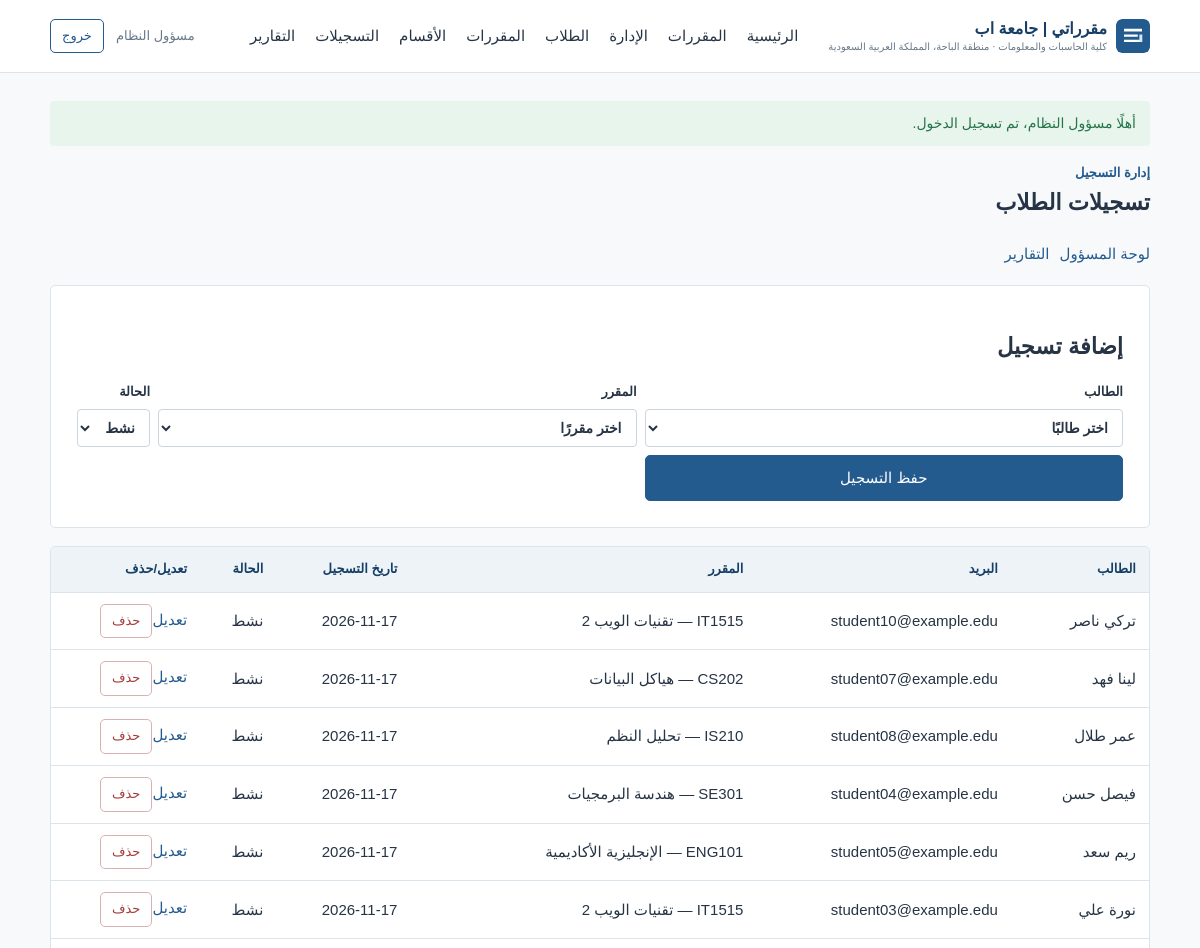
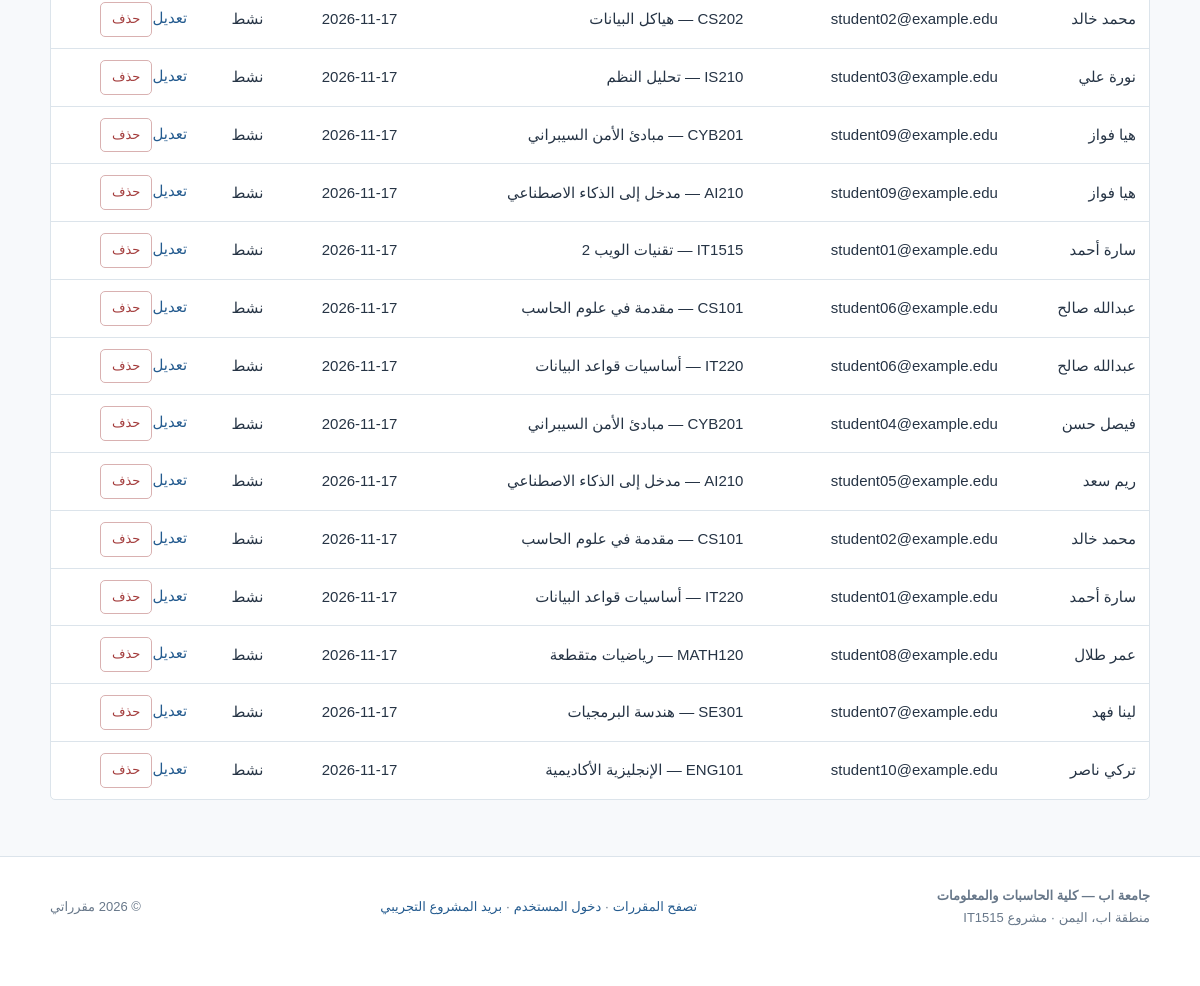
/public/admin/enrollments.php (signed in), run on the app's committed database (2 pictures, top to bottom).
### tables this page shows
CREATE TABLE IF NOT EXISTS enrollments (
    enrollment_id INT UNSIGNED AUTO_INCREMENT PRIMARY KEY,
    user_id INT UNSIGNED NOT NULL,
    course_id INT UNSIGNED NOT NULL,
    enrollment_date TIMESTAMP NOT NULL DEFAULT CURRENT_TIMESTAMP,
    status ENUM('active', 'cancelled') NOT NULL DEFAULT 'active',
    CONSTRAINT uq_student_course UNIQUE (user_id, course_id),
    CONSTRAINT fk_enrollments_user FOREIGN KEY (user_id)
        REFERENCES users(user_id) ON UPDATE CASCADE ON DELETE CASCADE,
    CONSTRAINT fk_enrollments_course FOREIGN KEY (course_id)
        REFERENCES courses(course_id) ON UPDATE CASCADE ON DELETE CASCADE
);

CREATE TABLE IF NOT EXISTS users (
    user_id INT UNSIGNED AUTO_INCREMENT PRIMARY KEY,
    full_name VARCHAR(120) NOT NULL,
    email VARCHAR(190) NOT NULL UNIQUE,
    password_hash VARCHAR(255) NOT NULL,
    role ENUM('student', 'admin') NOT NULL DEFAULT 'student',
    created_at TIMESTAMP NOT NULL DEFAULT CURRENT_TIMESTAMP
);

CREATE TABLE IF NOT EXISTS courses (
    course_id INT UNSIGNED AUTO_INCREMENT PRIMARY KEY,
    course_code VARCHAR(20) NOT NULL UNIQUE,
    course_name VARCHAR(160) NOT NULL,
    description TEXT NOT NULL,
    credit_hours TINYINT UNSIGNED NOT NULL DEFAULT 3,
    department_id INT UNSIGNED NOT NULL,
    created_at TIMESTAMP NOT NULL DEFAULT CURRENT_TIMESTAMP,
    CONSTRAINT fk_courses_department FOREIGN KEY (department_id)
        REFERENCES departments(department_id) ON UPDATE CASCADE ON DELETE RESTRICT
);

### includes/bootstrap.php (called while the page is built, shortened)
<?php
function h(mixed $value): string
{
    return htmlspecialchars((string) $value, ENT_QUOTES | ENT_SUBSTITUTE, 'UTF-8');
}
function page_header(string $title): void
{
    require __DIR__ . '/header.php';
}
function page_footer(): void
{
    require __DIR__ . '/footer.php';
}

### public/admin/enrollments.php (the view, shortened to what this page needs)
<?php
$pdo = db();
$editId = filter_input(INPUT_GET, 'edit', FILTER_VALIDATE_INT) ?: 0;
$form = ['user_id' => '', 'course_id' => '', 'status' => 'active'];
$rows = $pdo->query('SELECT e.enrollment_id, e.enrollment_date, e.status, u.full_name, u.email, c.course_code, c.course_name FROM enrollments e INNER JOIN users u ON u.user_id = e.user_id INNER JOIN courses c ON c.course_id = e.course_id ORDER BY e.enrollment_date DESC')->fetchAll();
?>
<section class="page-heading"><p class="eyebrow">إدارة التسجيل</p><h1>تسجيلات الطلاب</h1></section><nav class="admin-links"><a href="/admin/index.php">لوحة المسؤول</a><a href="/admin/reports.php">التقارير</a></nav>
<div class="form-card" style="margin:0 0 18px;width:100%"><h2><?= $editId ? 'تعديل تسجيل' : 'إضافة تسجيل' ?></h2><form method="post" class="inline-edit"><label>الطالب<select name="user_id" required><option value="">اختر طالبًا</option></select></label><label>المقرر<select name="course_id" required><option value="">اختر مقررًا</option></select></label><label>الحالة<select name="status"><option value="active" <?= $form['status'] === 'active' ? 'selected' : '' ?>>نشط</option></select></label><button class="button" name="action" value="save" type="submit">حفظ التسجيل</button></form></div>
<div class="table-wrap"><table><thead><tr><th>الطالب</th><th>البريد</th><th>المقرر</th><th>تاريخ التسجيل</th><th>الحالة</th><th>تعديل/حذف</th></tr></thead><tbody><?php foreach ($rows as $row): ?><tr><td><?= h($row['full_name']) ?></td><td><?= h($row['email']) ?></td><td><?= h($row['course_code']) ?> — <?= h($row['course_name']) ?></td><td><?= h(date('Y-m-d', strtotime($row['enrollment_date']))) ?></td><td><?= $row['status'] === 'active' ? 'نشط' : 'ملغى' ?></td><td><a href="/admin/enrollments.php?edit=<?= (int) $row['enrollment_id'] ?>">تعديل</a><form method="post" class="inline-form" onsubmit="return confirm('حذف التسجيل؟')"><input type="hidden" name="csrf_token" value="<?= h(csrf_token()) ?>"><input type="hidden" name="enrollment_id" value="<?= (int) $row['enrollment_id'] ?>"><button class="button button-danger button-small" name="action" value="delete" type="submit">حذف</button></form></td></tr><?php endforeach; ?></tbody></table></div>

### public/assets/style.css (style rules this page uses)
* { box-sizing: border-box; }
:root { --blue: #245b8f; --blue-dark: #173f65; --blue-pale: #eaf2f8; --ink: #263445; --muted: #68788a; --line: #dce4eb; --bg: #f7f9fb; --white: #fff; --danger: #a33b3b; --success: #267449; }
html { background: var(--bg); }
body { margin: 0; color: var(--ink); font-family: Tahoma, Arial, sans-serif; font-size: 15px; line-height: 1.75; }
a { color: var(--blue); text-decoration: none; }
.inline-form { display: inline; }
.button { display: inline-block; border: 1px solid var(--blue); border-radius: 5px; background: var(--blue); color: white; padding: 9px 17px; font: inherit; cursor: pointer; text-align: center; }
.button-small { padding: 5px 11px; font-size: 13px; }
.button-danger { background: white; color: var(--danger); border-color: #d9b1b1; }
.eyebrow { color: var(--blue); font-size: 13px; font-weight: 700; margin: 0 0 3px; }
h1, h2, h3 { color: var(--ink); line-height: 1.4; }
.section-heading h2, .page-heading h1 { margin: 0; }
.course-card, .detail-card, .form-card, .admin-card { background: white; border: 1px solid var(--line); border-radius: 5px; padding: 19px; }
.page-heading { margin-bottom: 22px; }
label { display: block; font-size: 13px; font-weight: 700; }
input, select, textarea { display: block; width: 100%; margin-top: 5px; padding: 9px 10px; border: 1px solid #cbd5de; border-radius: 4px; color: var(--ink); background: white; font: inherit; font-size: 14px; }
.table-wrap { overflow-x: auto; border: 1px solid var(--line); border-radius: 5px; background: white; }
table { width: 100%; border-collapse: collapse; text-align: right; }
th, td { padding: 11px 13px; border-bottom: 1px solid var(--line); vertical-align: middle; }
th { background: #edf3f7; color: var(--blue-dark); font-size: 13px; }
tr:last-child td { border-bottom: 0; }
.form-card { width: min(480px, 100%); margin: 10px auto; padding: 26px; }
.admin-links { display: flex; flex-wrap: wrap; gap: 10px; margin-bottom: 18px; }
.inline-edit { display: grid; grid-template-columns: 1fr 1fr auto; gap: 8px; align-items: end; }

### data on the page
enrollments: user.full_name "تركي ناصر", user.email "student10@example.edu", course.course_code "IT1515", course.course_name "تقنيات الويب 2", enrollment_date "2026-11-17", status "نشط"
enrollments: user.full_name "لينا فهد", user.email "student07@example.edu", course.course_code "CS202", course.course_name "هياكل البيانات", enrollment_date "2026-11-17", status "نشط"
enrollments: user.full_name "عمر طلال", user.email "student08@example.edu", course.course_name "تحليل النظم", enrollment_date "2026-11-17", status "نشط"
enrollments: user.full_name "فيصل حسن", user.email "student04@example.edu", course.course_code "SE301", course.course_name "هندسة البرمجيات", enrollment_date "2026-11-17", status "نشط"
enrollments: user.full_name "ريم سعد", user.email "student05@example.edu", course.course_code "ENG101", course.course_name "الإنجليزية الأكاديمية", enrollment_date "2026-11-17", status "نشط"
enrollments: user.full_name "نورة علي", user.email "student03@example.edu", course.course_code "IT1515", course.course_name "تقنيات الويب 2", enrollment_date "2026-11-17", status "نشط"
enrollments: user.full_name "محمد خالد", user.email "student02@example.edu", course.course_code "CS202", course.course_name "هياكل البيانات", enrollment_date "2026-11-17", status "نشط"
enrollments: user.full_name "نورة علي", user.email "student03@example.edu", course.course_name "تحليل النظم", enrollment_date "2026-11-17", status "نشط"
enrollments: user.full_name "هيا فواز", user.email "student09@example.edu", course.course_code "CYB201", course.course_name "مبادئ الأمن السيبراني", enrollment_date "2026-11-17", status "نشط"
enrollments: user.full_name "هيا فواز", user.email "student09@example.edu", course.course_code "AI210", course.course_name "مدخل إلى الذكاء الاصطناعي", enrollment_date "2026-11-17", status "نشط"
enrollments: user.full_name "سارة أحمد", user.email "student01@example.edu", course.course_code "IT1515", course.course_name "تقنيات الويب 2", enrollment_date "2026-11-17", status "نشط"
enrollments: user.full_name "عبدالله صالح", user.email "student06@example.edu", course.course_code "CS101", course.course_name "مقدمة في علوم الحاسب", enrollment_date "2026-11-17", status "نشط"
enrollments: user.full_name "عبدالله صالح", user.email "student06@example.edu", course.course_code "IT220", course.course_name "أساسيات قواعد البيانات", enrollment_date "2026-11-17", status "نشط"
enrollments: user.full_name "فيصل حسن", user.email "student04@example.edu", course.course_code "CYB201", course.course_name "مبادئ الأمن السيبراني", enrollment_date "2026-11-17", status "نشط"
enrollments: user.full_name "ريم سعد", user.email "student05@example.edu", course.course_code "AI210", course.course_name "مدخل إلى الذكاء الاصطناعي", enrollment_date "2026-11-17", status "نشط"
enrollments: user.full_name "محمد خالد", user.email "student02@example.edu", course.course_code "CS101", course.course_name "مقدمة في علوم الحاسب", enrollment_date "2026-11-17", status "نشط"
enrollments: user.full_name "سارة أحمد", user.email "student01@example.edu", course.course_code "IT220", course.course_name "أساسيات قواعد البيانات", enrollment_date "2026-11-17", status "نشط"
enrollments: user.full_name "عمر طلال", user.email "student08@example.edu", course.course_code "MATH120", course.course_name "رياضيات متقطعة", enrollment_date "2026-11-17", status "نشط"
enrollments: user.full_name "لينا فهد", user.email "student07@example.edu", course.course_code "SE301", course.course_name "هندسة البرمجيات", enrollment_date "2026-11-17", status "نشط"
enrollments: user.full_name "تركي ناصر", user.email "student10@example.edu", course.course_code "ENG101", course.course_name "الإنجليزية الأكاديمية", enrollment_date "2026-11-17", status "نشط"

### other printed values
$user['full_name'] "مسؤول النظام"
$flashMessage['message'] "أهلًا مسؤول النظام، تم تسجيل الدخول."
